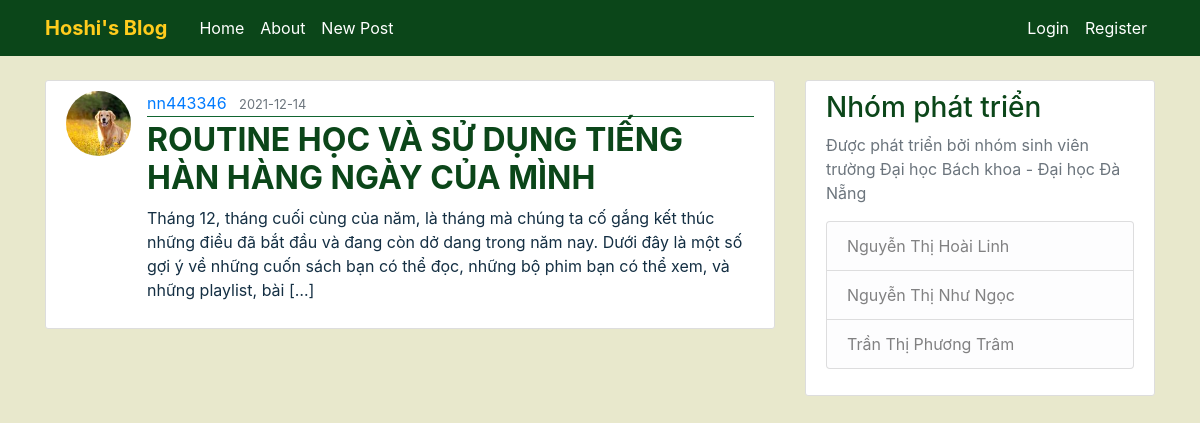
/post/28, run on the app's committed database.
### FlaskBlog/models.py (models this page shows, shortened)
class User(db.Model, UserMixin):
    id = db.Column(db.Integer, primary_key=True)
    username = db.Column(db.String(20), unique=True, nullable=False)
    email = db.Column(db.String(120), unique=True, nullable=False)
    image_file = db.Column(db.String(20), nullable=False, default='default.png')
    password = db.Column(db.String(60), nullable=False)
    posts = db.relationship('Post', backref='author', lazy=True)

class Post(db.Model):
    id = db.Column(db.Integer, primary_key=True)
    title = db.Column(db.String(100), nullable=False)
    date_posted = db.Column(db.DateTime, nullable=False, default=datetime.utcnow)
    content = db.Column(db.Text, nullable=False)
    user_id = db.Column(db.Integer, db.ForeignKey('user.id'), nullable=False)

### FlaskBlog/routes.py (the view)
@app.route("/post/<int:post_id>")
def post(post_id):
    post = Post.query.get_or_404(post_id)
    return render_template('post.html', title=post.title, post=post)

### FlaskBlog/templates/post.html (shortened to what this page needs)
{% extends "layout.html" %}
{% block content %}
  <article class="media content-section">
    <img class="rounded-circle article-img" src="{{ url_for('static', filename='avatar/' + post.author.image_file) }}">
    <div class="media-body">
      <div class="article-metadata">
        <a class="mr-2" href="#">{{ post.author.username }}</a>
        <small class="text-muted">{{ post.date_posted.strftime('%Y-%m-%d') }}</small>
      </div>
      <h2 class="article-title">{{ post.title }}</h2>
      <p class="article-content">{{ post.content }}</p>
    </div>
  </article>
{% endblock content %}

### FlaskBlog/static/main.css (style rules this page uses)
body { background: #E8E8CC; color: #142F43; margin-top: 5rem; }
h1, h2, h3, h4, h5, h6 { color: #0B4619; }
.content-section { background: #ffffff; padding: 10px 20px; border: 1px solid #dddddd; border-radius: 3px; margin-bottom: 20px; }
.article-title { color: #0B4619; font-weight: bold; }
.article-content { white-space: pre-line; }
.article-img { height: 65px; width: 65px; margin-right: 16px; }
.article-metadata { padding-bottom: 1px; margin-bottom: 4px; border-bottom: 1px solid #116530 }

### data on the page
User: image_file (picture), author.username "nn443346"
Post: date_posted "2021-12-14", title "ROUTINE HỌC VÀ SỬ DỤNG TIẾNG HÀN HÀNG NGÀY CỦA MÌNH", content "Tháng 12, tháng cuối cùng của năm, là tháng mà chúng ta cố gắng kết thúc những điều đã bắt đầu và đang còn dở dang trong năm nay. Dưới đây là một số gợi ý về những cuốn sách bạn có thể đọc, những bộ phim bạn có thể xem, và những playlist, bài […]"
